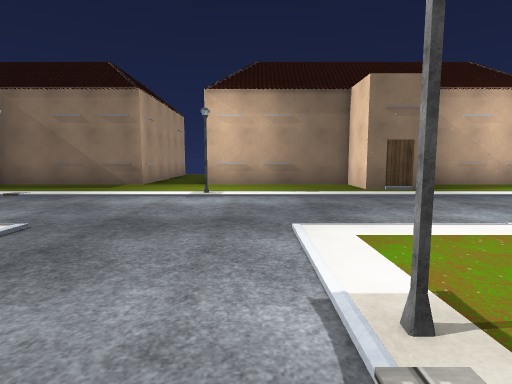
view 1 (above)

24 first-person views from a walk through a Unity game level. The camera is 1.4 m above the floor, tilts 6° down and sees 80° across. The floor is counted in squares, 2 m on a side. Each view is taken from the middle of a square. On the plan, view 1 faces up. The plan holds only what a view shows up to about 10 squares ahead; the rest is blank. The place goes on beyond the plan. The player character is not drawn. Some surface patterns are stand-ins.

view 2
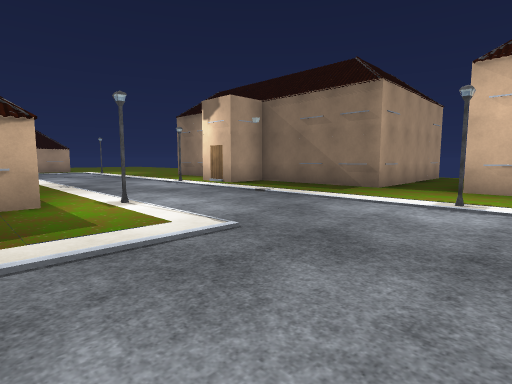

view 3
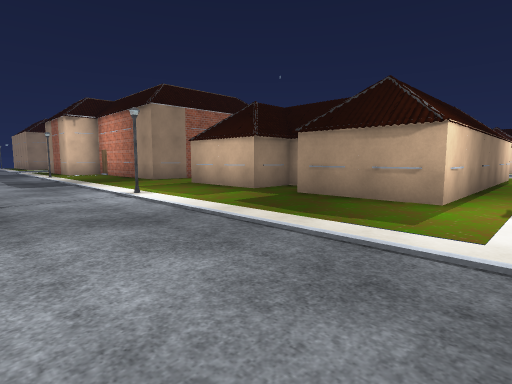

view 4
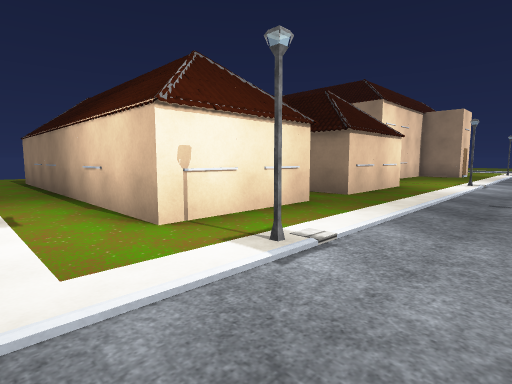

view 5
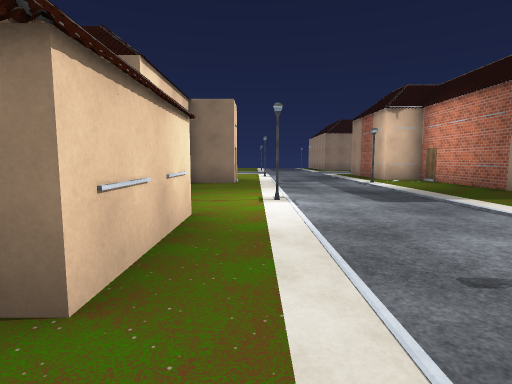

view 6
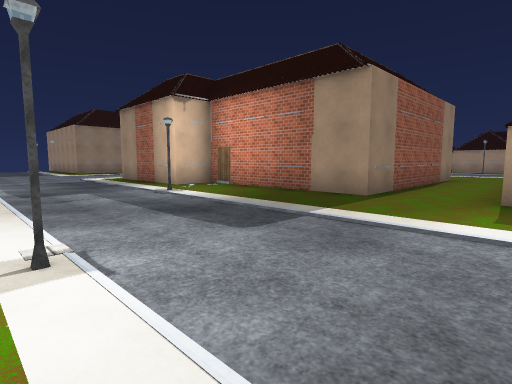

view 7
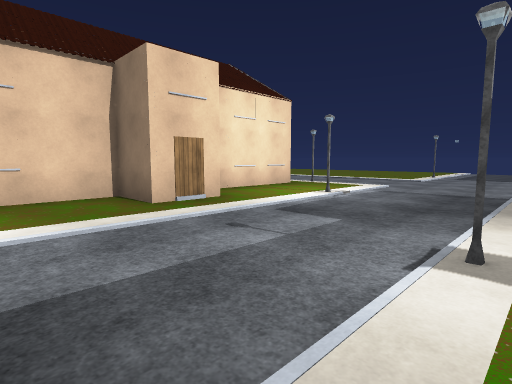

view 8
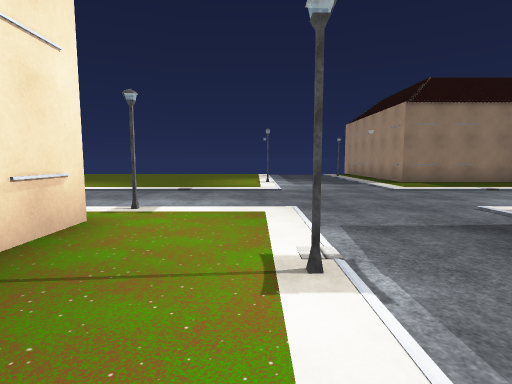

view 9
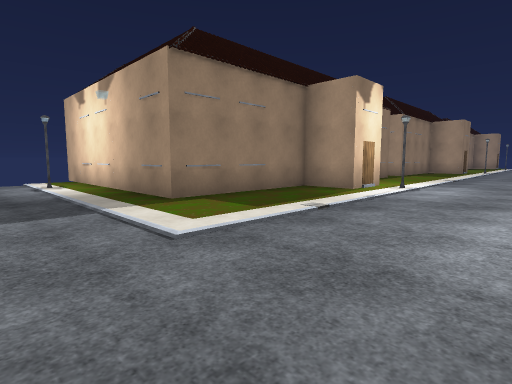

view 10
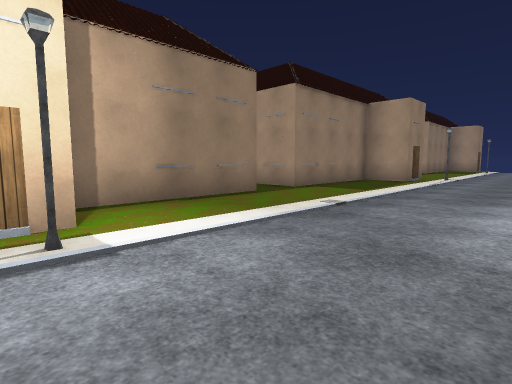

view 11
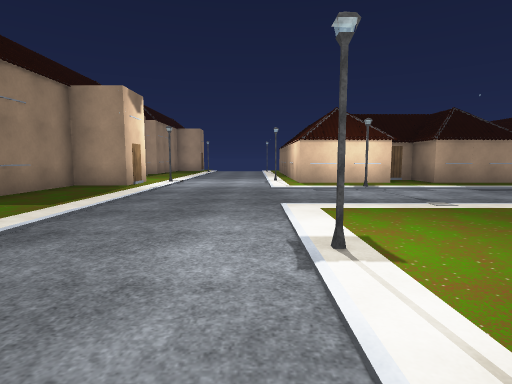

view 12
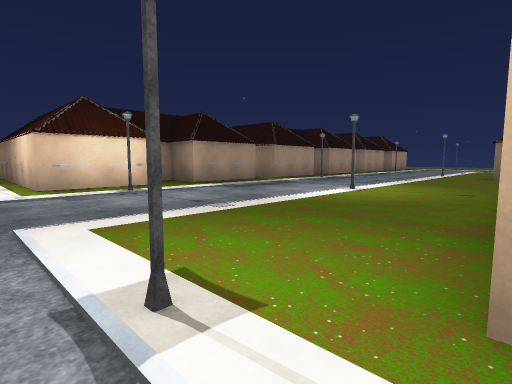

view 13
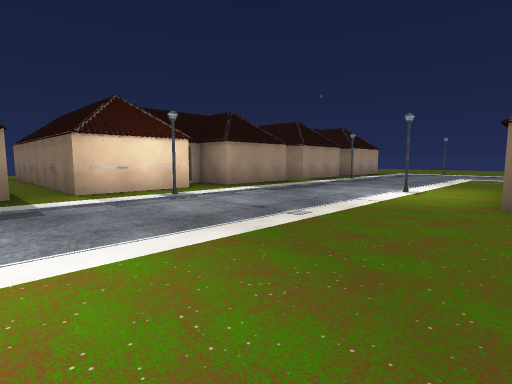

view 14
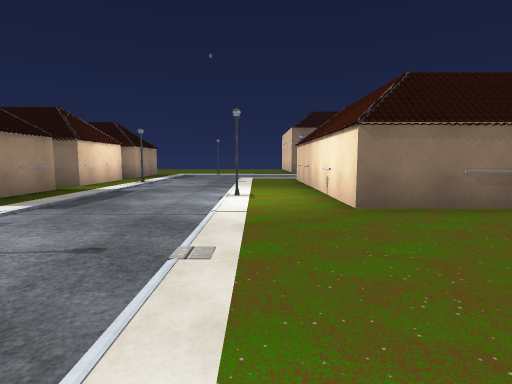

view 15
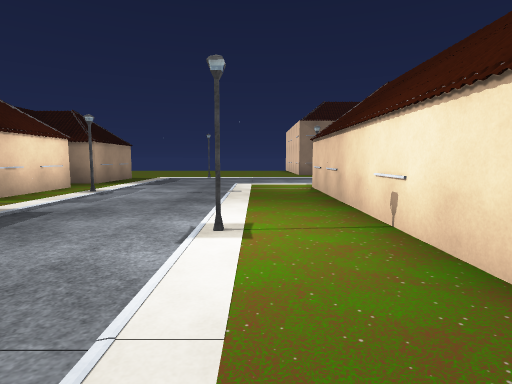

view 16
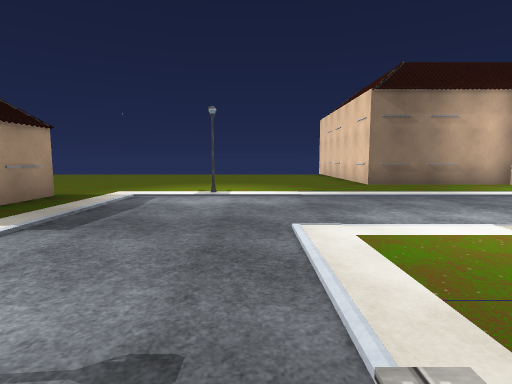

view 17
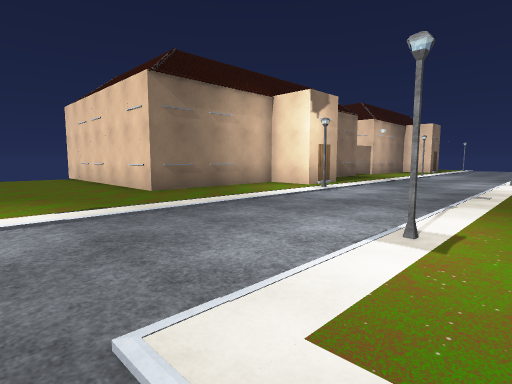

view 18
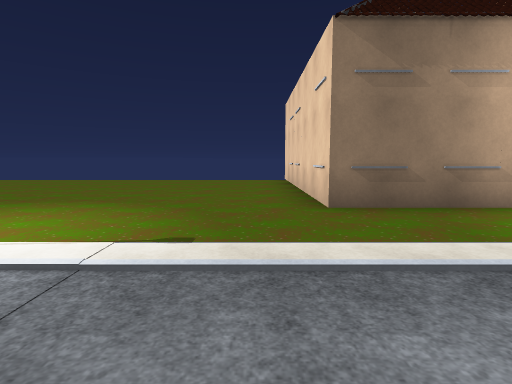

view 19
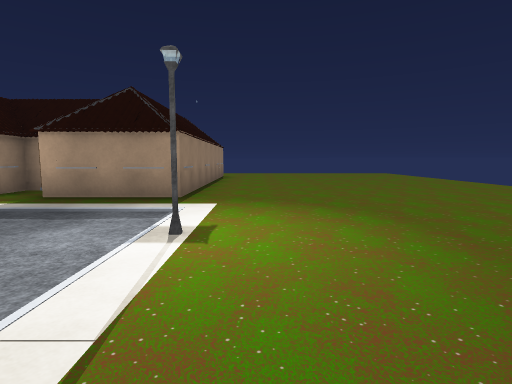

view 20
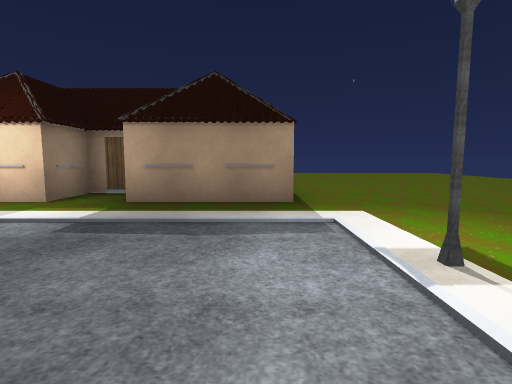

view 21
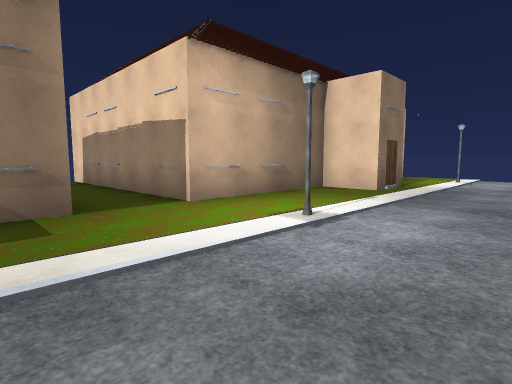

view 22
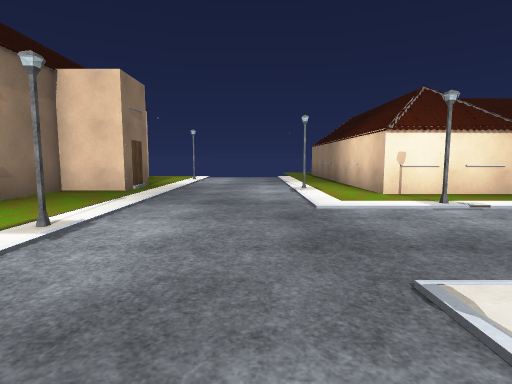

view 23
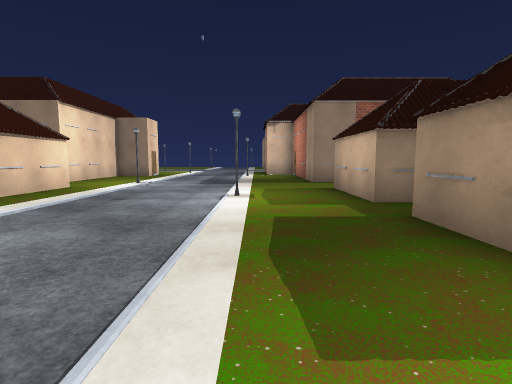

view 24
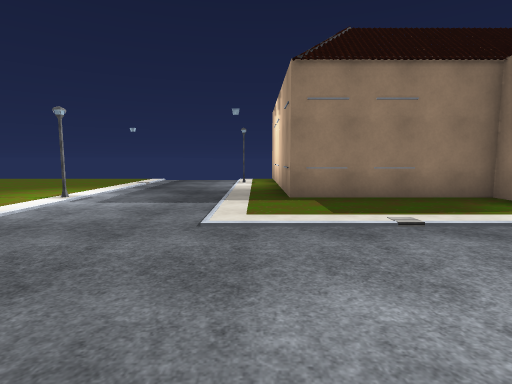

### Floor plan
Key: @ floor where view 1 was taken; # wall or solid block; . floor; H house; S streetlight; O other object.
Columns run from 23 left of view 1 to 5 right of it. Each row starts with its distance up from view 1.
 14            H          HH
 13 ...........H         .H
 12 ...........H        H.H
 11 ...........H        H.H
 10 ...........H        H.H
  9 ...........H        H.H
  8 ............HH.HHHHHH.HH..HHH
  7 ...............HH.........H..
  6 .......O......S.......S......
  5 HHHHH..S.....................
  4     H........................
  3    HH......S......O.......O..
  2    H.......O......S.......S..
  1     HO.....H      H.....OHHHH
  0     HS.....H      H....@SH
 -1     .......H      .......HH
 -2     H......H     HH.......
 -3     H....S.H      H.O....H
 -4    HH....O.H      H.S....H
 -5    H.....................HH
 -6    HH...................O.
 -7     HO......  ## # .....S.HHH
 -8 HHHHHS......       .......H
 -9 ............      #.......H
-10     H....S..       .S.....H
-11     H....S..      #.S....H
-12    HH.......        ......H
-13    H........       #......H
-14     HO......         ...O.H
-15     HS......#        ...S.HH
-16    O.......O.     O ......O
-17    ........S.... .........S.
-18    .........................
-19    .O........................
-20    .O.........SS.............
-21     HH.........H.............
-22    HHHHHHH.HHHH HHHH....S....
-23          H         H....O..
-24          H         H........
-25                    HS.......
-26                    HS.......
-27                    H..
-28                    H

Positions as (right, up) in squares from view 1, and headings:
1: (0, 0), facing up
2: (0, 1), facing up-left
3: (0, 3), facing down-left
4: (-1, 3), facing down-right
5: (1, -1), facing down
6: (1, -4), facing down-left
7: (-3, -8), facing down-right
8: (1, -12), facing down
9: (-1, -17), facing down-left
10: (-8, -17), facing down-left
11: (-10, -17), facing left
12: (-11, -17), facing up-left
13: (-12, -10), facing up-left
14: (-14, -9), facing up
15: (-14, -6), facing up
16: (-15, 0), facing up
17: (-15, 2), facing up-right
18: (-13, 4), facing up
19: (-13, 7), facing left
20: (-14, 5), facing left
21: (-4, 4), facing up-right
22: (-4, 4), facing right
23: (-3, 3), facing down
24: (-3, -16), facing down
